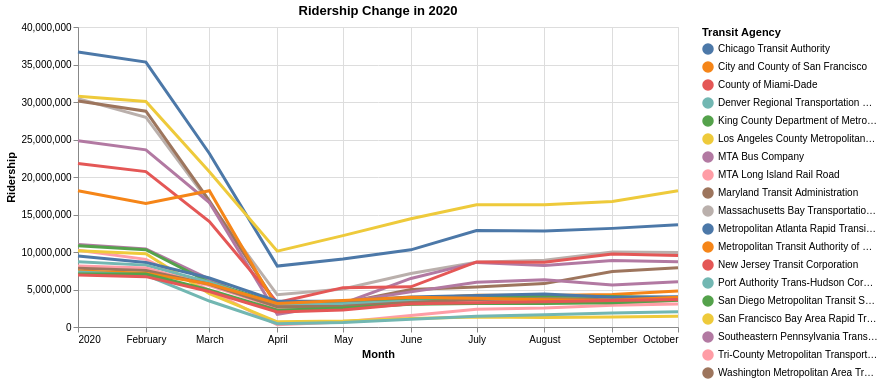

Source (Vega-Lite JSON):
### Vega-Lite specification from a JSON file in a GitHub repository (floating-point values rounded to 4 significant figures; data arrays with more than 128 entries replaced by an {"elided": "..."} marker saying what was removed)
{"config": {"view": {"continuousWidth": 400, "continuousHeight": 300}}, "layer": [{"mark": "circle", "encoding": {"color": {"type": "nominal", "field": "agency", "title": "Transit Agency"}, "opacity": {"value": 0}, "tooltip": [{"type": "nominal", "field": "agency"}, {"type": "quantitative", "field": "ridership"}], "x": {"type": "temporal", "field": "datetime", "title": "Month"}, "y": {"type": "quantitative", "field": "ridership", "title": "Ridership"}}, "selection": {"selector072": {"type": "single", "on": "mouseover", "fields": ["agency"], "nearest": true}}, "title": "Ridership Change in 2020", "width": 600}, {"mark": "line", "encoding": {"color": {"type": "nominal", "field": "agency", "title": "Transit Agency"}, "size": {"condition": {"value": 1, "selection": {"not": "selector072"}}, "value": 3}, "tooltip": [{"type": "nominal", "field": "agency"}, {"type": "quantitative", "field": "ridership"}], "x": {"type": "temporal", "field": "datetime", "title": "Month"}, "y": {"type": "quantitative", "field": "ridership", "title": "Ridership"}}, "title": "Ridership Change in 2020"}], "data": {"name": "data-256ebe852f5b3a9c44c3b717c0b9c5be"}, "$schema": "https://vega.github.io/schema/vega-lite/v4.8.1.json", "datasets": {"data-256ebe852f5b3a9c44c3b717c0b9c5be": {"elided": "190 records"}}}
